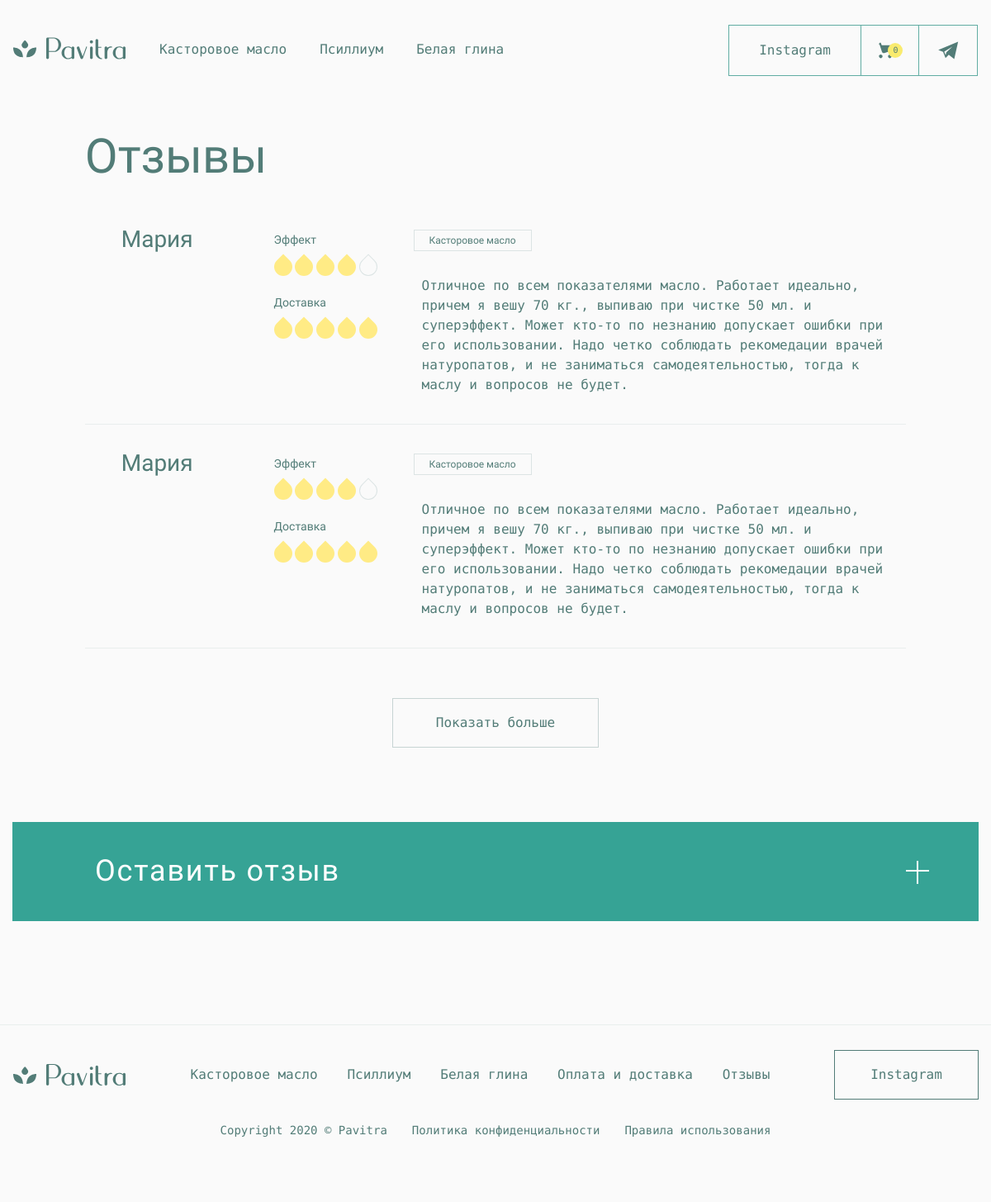
Page /surfaces on the committed database.
### main.py (models this page shows, shortened)
class Comment(db.Model):
    id = db.Column(db.Integer, primary_key=True)
    title = db.Column(db.String(255), nullable=False)
    text = db.Column(db.Text, nullable=True)
    email = db.Column(db.String(255))
    name = db.Column(db.String(255), default='Покупатель')
    effect = db.Column(db.Integer, default=0)
    delivery = db.Column(db.Integer, default=0)
    product = db.Column(db.String(255), nullable=False)
    created_on = db.Column(db.DateTime, default=datetime.datetime.utcnow)

### main.py (the view)
@app.route('/surfaces', methods=['POST', 'GET'])
def surface():
    if request.method == 'GET':
        comments = db.session.query(Comment).filter(Comment.effect > 3, Comment.delivery > 3).limit(2).all()
        if len(comments) < 2:
            id = comments[0].id
            add_comm = db.session.query(Comment).filter(Comment.id != id).first()
            comments = [comments[0], add_comm]
        addresses = db.session.query(Shop_address).all()
        products = db.session.query(Product).all()
        return render_template('surface_page.html', comments=comments, products=products)
    if request.method == 'POST':
        return '', 200

### templates/surface_page.html (shortened to what this page needs)
{% extends 'base.html' %}
{% import 'comment.html' as comment_component %}
{% block styles %}
<link rel="stylesheet" href="{{ url_for('static', filename='css/surface_page.css') }}">
{% endblock %}
{% block header %}
<header class="header">
    <div class="container">
        <div class="header__wrap">
            {% include "nav.html" %}
            <div class="hero">
                <h2 class="hero__title philosopher">Отзывы</h2>
                <div class="surfaces" id='surfaces'>
                    {% for comment in comments %}
                        {{ comment_component.render_comment(
                            effect=comment.effect,
                            delivery=comment.delivery,
                            product=comment.product,
                            comment_text=comment.text,
                            name=comment.name,
                            border=true) }}
                    {% endfor %}
                </div>
                <div class='button_wrap'>
                    <a class='more btn btn-t1 btn-t1-hover' id='show_more'>
                        <span>Показать больше</span>
                    </a>
                </div>
            </div>
        </div>
    </div>
</header>
{% endblock %}
{% block main %}
<main>
    <form action="/" method='post' class="addSurface" id="addSurface_form">
        <div class="container">
            <div class="addSurface__wrap">
                <div class="addSurface__header" onclick="this.parentNode.parentNode.parentNode.classList.toggle('addSurface-active')">
                    <div class="addSurface__title philosopher">Оставить отзыв</div>
                    <div class="addSurface__opentab">
                        <div></div>
                    </div>
                </div>
            </div>
        </div>
    </form>
</main>
{% endblock %}

### templates/comment.html (shortened to what this page needs)
{% import 'score.html' as score %}
{% macro render_comment(effect, delivery, product, comment_text, name='Пользователь', border=false) %}
<div class="comment">
    <div>
        <div class="comment__author philosopher">
            {{name}}
        </div>
        <div class="comment__score">
            <div class="comment__effect">
                <div>Эффект</div>
                <div class="comment__score_num">
                    {% for i in range(1, effect + 1) %}
                        {{ score.render_score('#FFEB85') }}
                    {% endfor %}
                    {% if effect < 5 %}
                        {% for i in range(1, 6 - effect) %}
                            {% if border %}
                                {{ score.render_score(border=true) }}
                            {% else %}
                                {{ score.render_score(color="#CEF7EE") }}
                            {% endif %}
                        {% endfor %}
                    {% endif %}
                </div>
            </div>
            <div class="comment__delivery">
                <div>Доставка</div>
                <div class="comment__score_num">
                    {% for i in range(1, delivery + 1) %}
                        {{ score.render_score('#FFEB85') }}
                    {% endfor %}
                </div>
            </div>
        </div>
    </div>
    <div>
        <div class="comment__product philosopher">
            {{product}}
        </div>
        <div class="comment__text">
            {{comment_text}}
        </div>
    </div>
</div>
{% endmacro %}

### templates/score.html
{% macro render_score(color='#CEF7EE', border=false) %}
<div class="tear" style="
    {% if border %}
        border: 1px solid #DCE4E4;
        background-color: transparent;
    {% else %}
        border: none;
        background-color: {{color}};
    {% endif %}"></div>
{% endmacro %}

### rows in the picture
Comment: name "Мария", product "Касторовое масло", text "Отличное по всем показателями масло. Работает идеально, причем я вешу 70 кг., выпиваю при чистке 50 мл. и суперэффект. Может кто-то по незнанию допускает ошибки при его использовании. Надо четко соблюдать рекомедации врачей натуропатов, и не заниматься самодеятельностью, тогда к маслу и вопросов не будет."
Comment: name "Мария", product "Касторовое масло", text "Отличное по всем показателями масло. Работает идеально, причем я вешу 70 кг., выпиваю при чистке 50 мл. и суперэффект. Может кто-то по незнанию допускает ошибки при его использовании. Надо четко соблюдать рекомедации врачей натуропатов, и не заниматься самодеятельностью, тогда к маслу и вопросов не будет."
